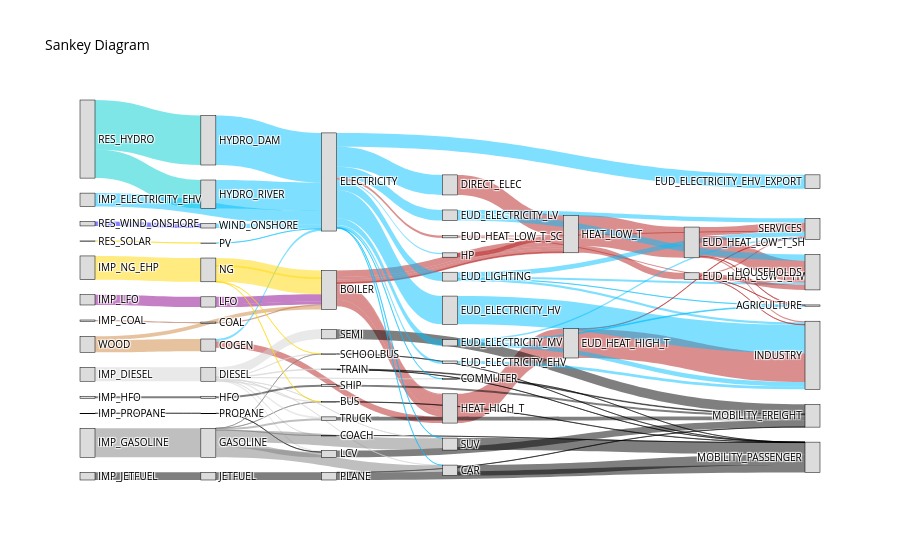

Write notebook code for a chart like this one.
### Markdown cell above
# Sans pointe - defaut

### Code cell
#2023
results_wo_peaks_2023_defaut = run_model(energyscope_original_snapshot_2023,apply_postprocessing=True)
plot_sankey(results_wo_peaks_2023_defaut)
